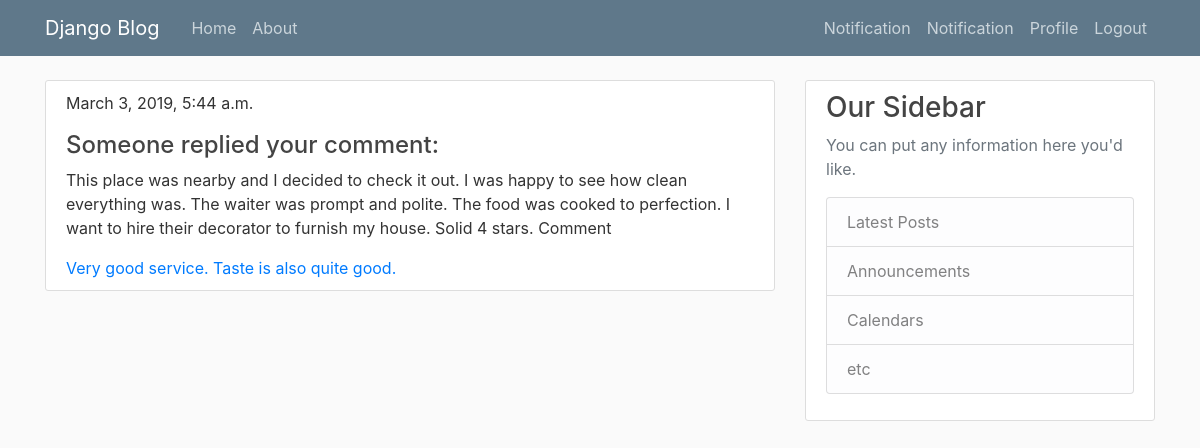
The page /notification/ (signed in) on the database as committed earlier.
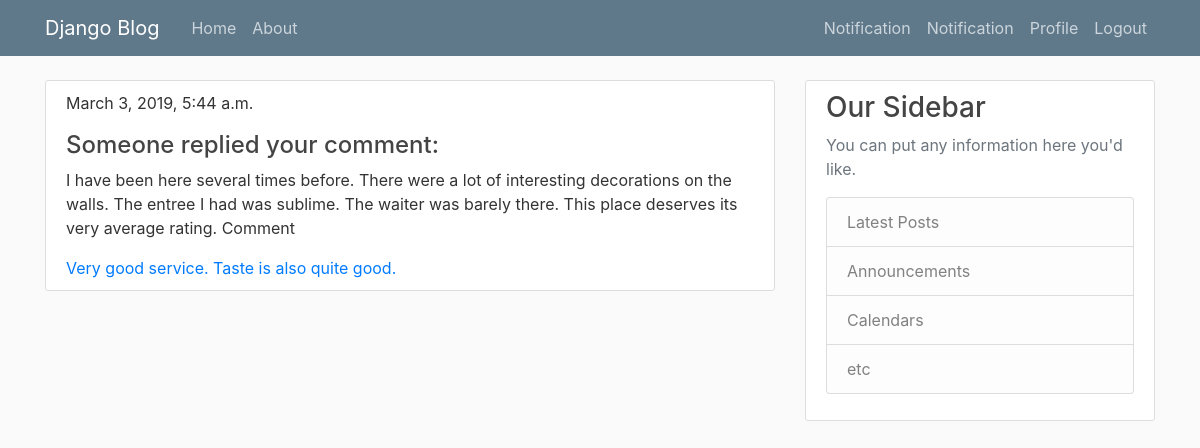
The same page on the database as committed later.
### mysite/models.py (models this page shows, shortened)
class Notification(models.Model):
    notification_id = models.CharField(max_length=6, primary_key=True)
    reply = models.OneToOneField(Reply, on_delete=models.CASCADE)
    url = models.URLField()
    status = models.BinaryField()
    recipient_id = models.CharField(max_length=6)

class Reply(models.Model):
    reply_id = models.CharField(max_length=6, primary_key=True)
    comment = models.ForeignKey(Comment, on_delete=models.CASCADE)
    reply = models.TextField()
    reply_datetime = models.DateTimeField()
    user = models.ForeignKey(Profile, on_delete=models.CASCADE)
    class Meta:
        verbose_name_plural = "Replies"
        ordering = ['-reply_datetime']

class Comment(models.Model):
    comment_id = models.CharField(max_length=6, primary_key=True)
    restaurant = models.ForeignKey(Restaurant, on_delete=models.CASCADE)
    user = models.ForeignKey(Profile, on_delete=models.CASCADE)
    comment = models.TextField()
    rating = models.SmallIntegerField()
    comment_datetime = models.DateTimeField()
    class Meta:
        ordering = ['-comment_datetime']
    def __str__(self):
        return f'{self.comment} Comment'

### mysite/views.py (the view)
# urls.py: path('notification/', views.Message, name='mysite-notification'),
def Message(request):
    context = {
        'notification': Notification.objects.filter(recipient_id=request.user.id)
    }
    return render(request, 'mysite/notification.html', context)

### templates/mysite/notification.html
{% extends "mysite/base.html" %}
{% block content %}
<div>
  {%if notification%}
  {% for message in notification %}
  <article class="media content-section">
    <div class="media-body">
      <td>
        <p>{{message.reply.reply_datetime}}</p>
      </td>
      <td>
          <p>
            <h4>Someone replied your comment:</h4>
            {{message.reply.comment}}
          </p>
      </td>
      <td>
        <a href="{{message.url}}">{{ message.reply.reply}}</a>
      </td>
    </div>
  </article>
  {%endfor%}
  {%else%}
  <h2>No Notification</h2>
  {%endif%}
</div>
{% endblock %}

Rows that differ between the two databases and show on the page:
changed through a linked row, Notification "Very good service. Taste is also quite good.": reply.comment "This place was nearby and I decided to check it out. I was happy to see how clean everything was. The waiter was prompt and polite. The food was cooked to perfection. I want to hire their decorator to furnish my house. Solid 4 stars. Comment" → "I have been here several times before. There were a lot of interesting decorations on the walls. The entree I had was sublime. The waiter was barely there. This place deserves its very average rating. Comment"
